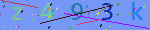

The Python source for this figure:
#!/usr/bin/env python3
# -*- coding: utf-8 -*-

"""
StudyPILDemo5.py
生成一张带有噪点的验证码图片
Version: 0.1
Author: LC
DateTime: 2019年1月15日10:46:02
一加壹博客最Top-一起共创1+1>2的力量！~LC
LC博客url: http://oneplusone.top/index.html

"""
from PIL import Image
from PIL import ImageDraw
from PIL import ImageFont
import random


def getRandomColor():
    '''获取一个随机颜色(r,g,b)格式的'''
    c1 = random.randint(0, 255)
    c2 = random.randint(0, 255)
    c3 = random.randint(0, 255)
    return (c1, c2, c3)


def getRandomStr():
    '''获取一个随机字符串，每个字符的颜色也是随机的'''
    random_num = str(random.randint(0, 9))
    random_low_alpha = chr(random.randint(97, 122))
    random_upper_alpha = chr(random.randint(65, 90))
    random_char = random.choice([random_num, random_low_alpha, random_upper_alpha])

    return random_char


# 获取一个Image对象，参数分别是RGB模式。宽150，高30，随机颜色
image = Image.new('RGB', (150, 30), getRandomColor())

# 获取一个画笔对象，将图片对象传过去
draw = ImageDraw.Draw(image)

# 获取一个font字体对象参数是ttf的字体文件的目录，以及字体的大小 C:\\WINDOWS\\Fonts\\consola.ttf
# font = ImageFont.truetype("kumo.ttf", size=26)
font = ImageFont.truetype("C:\\WINDOWS\\Fonts\\consola.ttf", size=26)

for i in range(5):
    # 循环5次，获取5个随机字符串
    random_char = getRandomStr()

    # 在图片上一次写入得到的随机字符串,参数是：定位，字符串，颜色，字体
    draw.text((10 + i * 30, 0), random_char, getRandomColor(), font=font)

# 噪点噪线
width = 150
height = 30
# 划线
for i in range(5):
    x1 = random.randint(0, width)
    x2 = random.randint(0, width)
    y1 = random.randint(0, height)
    y2 = random.randint(0, height)
    draw.line((x1, y1, x2, y2), fill=getRandomColor())

# 画点
for i in range(30):
    draw.point([random.randint(0, width), random.randint(0, height)], fill=getRandomColor())
    x = random.randint(0, width)
    y = random.randint(0, height)
    draw.arc((x, y, x + 4, y + 4), 0, 90, fill=getRandomColor())
# 保存到硬盘，名为test.png格式为png的图片
image.save(open('StudyPILDemo5.png', 'wb'), 'png')
